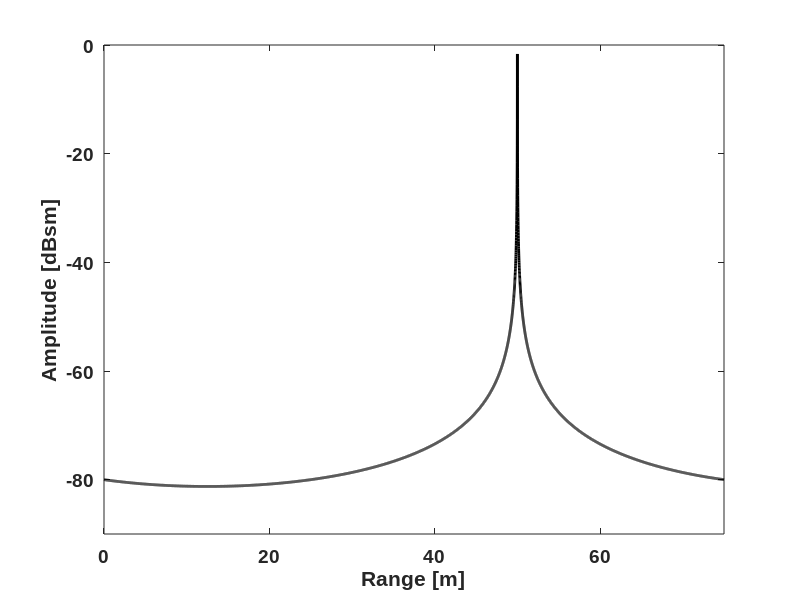

Reproduce this figure in MATLAB.
%----------------------------------------------------------------
% This code can be used to generate Figure 2.15
%----------------------------------------------------------------
clear all
close all

c=.3; % speed of light []
f=2:.002:22; % choose frequency vector
Ro=50; % choose range of target [m]
k=2*pi*f/c;

Es=1*exp(-j*2*k*Ro); % collected SFCW electric field

df=f(2)-f(1); % frequency resolution
N=length(f); % total stepped frequency points
dr=c/(2*N*df); % range resolution
R=0:dr:dr*(length(f)-1); %set the range vector

plot(R, 20*log10(abs(ifft(Es))),'k','LineWidth',2)
set(gca,'FontName', 'Arial', 'FontSize',14,'FontWeight','Bold');
xlabel('Range [m]'); ylabel('Amplitude [dBsm]'); 
axis([0 max(R) -90 0])
